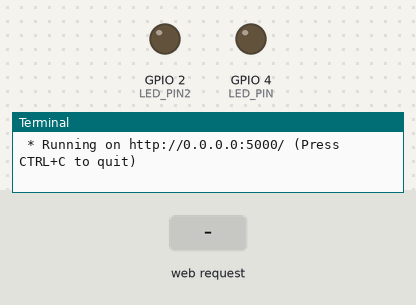
This program was run on a simulated Raspberry Pi (BCM pin numbers). On the bench: output pins drawn as LEDs (lit = HIGH), the last lines printed to the terminal. The test bench sets the inputs (shaded band). The clock reads 2024-03-15 10:24:30 at power-on unless the program sets it.

Above: at 1.2 s.
1.3 s: HTTP request for /red/on received
At 1.8 s:
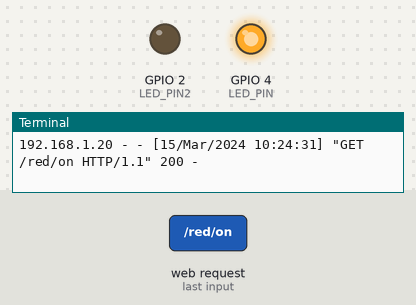
2.8 s: HTTP request for /blue/on received
At 4.0 s:
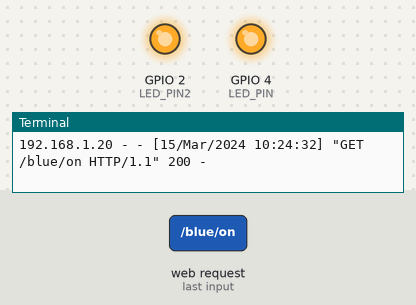
4.3 s: HTTP request for /red/off received
At 5.3 s:
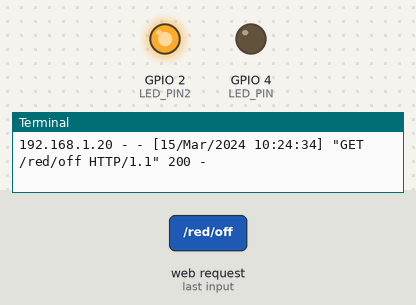
Timing chart, 0 to 7.3 s (numbered marks = the images above; inputs shaded):
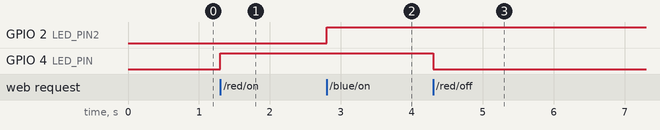

Measured:
- after the input at 1.3 s, GPIO 4 (LED_PIN): LOW → HIGH at once
- after the input at 2.8 s, GPIO 2 (LED_PIN2): LOW → HIGH at once
- after the input at 4.3 s, GPIO 4 (LED_PIN): HIGH → LOW at once

The program:

flask_led_task.py
```python
from flask import Flask
import RPi.GPIO as GPIO

app = Flask(__name__)
LED_PIN = 4
LED_PIN2 = 2
GPIO.setmode(GPIO.BCM)
GPIO.setup(LED_PIN, GPIO.OUT)
GPIO.setup(LED_PIN2, GPIO.OUT)

@app.route("/")
def hello():
    return '''
    <p>Hello, Flask!!</p>
    <a href="/led/on">RED LED ON</a>
    <a href="/led/off">RED LED OFF</a>
    <br>
    <a href="/led/on2">BLUE LED ON</a>
    <a href="/led/off2">BLUE LED OFF</a>

    '''

@app.route("/<color>/<op>")
def led_op(color,op):
    if op == "on":
        if color == "red":
            GPIO.output(LED_PIN, GPIO.HIGH)
        elif color == "blue":
            GPIO.output(LED_PIN2, GPIO.HIGH)

        return '''
        <p>LED ON</p>
        <a href="/">Go Home</a>
        '''
    elif op == "off":
        if color == "red":
            GPIO.output(LED_PIN, GPIO.LOW)
        elif color == "blue":
            GPIO.output(LED_PIN2, GPIO.LOW)
        return '''
        <p>LED OFF</p>
        <a href="/">Go Home</a>
        '''


if __name__ == "__main__":
    try:
        app.run(host="0.0.0.0")
    finally:
        GPIO.cleanup()
```
